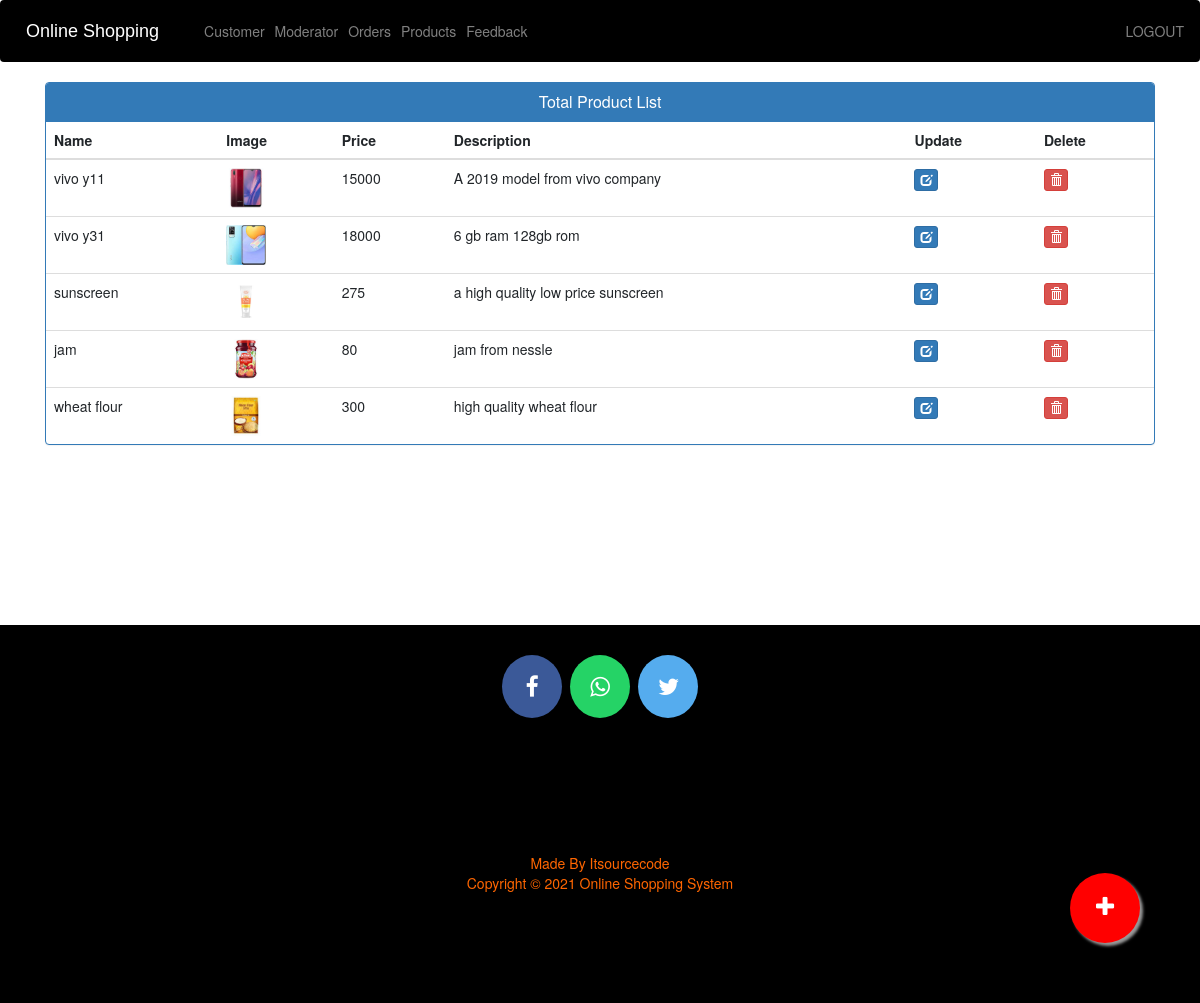
The page /admin-products (signed in) on the database its author committed.
### ecom/models.py (models this page shows, shortened)
class Product(models.Model):
    name=models.CharField(max_length=40)
    city=models.CharField(max_length=40)
    product_image= models.ImageField(upload_to='product_image/',null=True,blank=True)
    price = models.PositiveIntegerField()
    description=models.CharField(max_length=40)

### ecom/views.py (the view)
# urls.py: path('admin-products', views.admin_products_view,name='admin-products'),
@login_required(login_url='adminlogin')
def admin_products_view(request):
    products=models.Product.objects.all()
    return render(request,'ecom/admin_products.html',{'products':products})

### templates/ecom/admin_products.html (shortened to what this page needs)
{% extends 'ecom/admin_base.html' %}
{% load static %}
{% block content %}
<head>
  <link href="//netdna.bootstrapcdn.com/bootstrap/3.0.0/css/bootstrap.min.css" rel="stylesheet" id="bootstrap-css">
</head>
<div class="container">
  <div class="panel panel-primary">
    <div class="panel-heading">
      <h6 class="panel-title">Total Product List</h6>
    </div>
    <table class="table table-hover" id="dev-table">
      <thead>
        <tr>
          <th>Name</th>
          <th>Image</th>
          <th>Price</th>
          <th>Description</th>
          <th>Update</th>
          <th>Delete</th>
        </tr>
      </thead>
      {% for p in products %}
  {% if p %}
      <tr>
        <td> {{p.name}}</td>
        <td> <img src="{% static p.product_image.url %}" alt="Profile Pic" height="40px" width="40px" /></td>
        <td>{{p.price}}</td>
        <td>{{p.description}}</td>
        <td><a class="btn btn-primary btn-xs" href="{% url 'update-product' p.id  %}"><span class="glyphicon glyphicon-edit"></span></a></td>
        <td><a class="btn btn-danger btn-xs" href="{% url 'delete-product' p.id  %}"><span class="glyphicon glyphicon-trash"></span></a></td>
      </tr>
      {%else%}
      <br><br><br>
      <h1>no products</h1>
      {% endif %}
      {% endfor %}
    </table>
  </div>
</div>
<a href="/admin-add-product" class="float">
<i class="fa fa-plus my-float"></i>
</a>
{% endblock content %}

### templates/ecom/admin_base.html (style rules this page uses)
.fa { font-size: 23px; width: 60px; text-align: center; text-decoration: none; margin: 5px 2px; border-radius: 50%; }

### templates/ecom/admin_products.html (style rules this page uses)
a:link { text-decoration: none; }
h6 { text-align: center; }
.float { position:fixed; width:70px; height:70px; bottom:60px; right:60px; background-color:red; color:#FFF; border-radius:50px; text-align:center; box-shadow: 3px 3px 3px #999; }
.my-float { margin-top:22px; }

### rows shown on the page
Product: name "vivo y11", product_image (picture), price "15000", description "A 2019 model from vivo company"
Product: name "vivo y31", product_image (picture), price "18000", description "6 gb ram 128gb rom"
Product: name "sunscreen", product_image (picture), price "275", description "a high quality low price sunscreen"
Product: name "jam", product_image (picture), price "80", description "jam from nessle"
Product: name "wheat flour", product_image (picture), price "300", description "high quality wheat flour"
